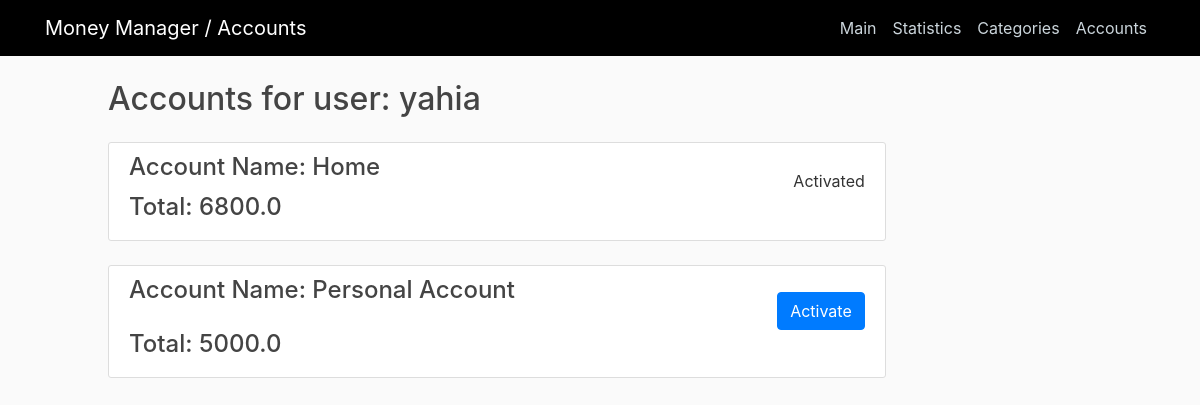
The page /accounts/ (signed in) on the database as committed earlier.
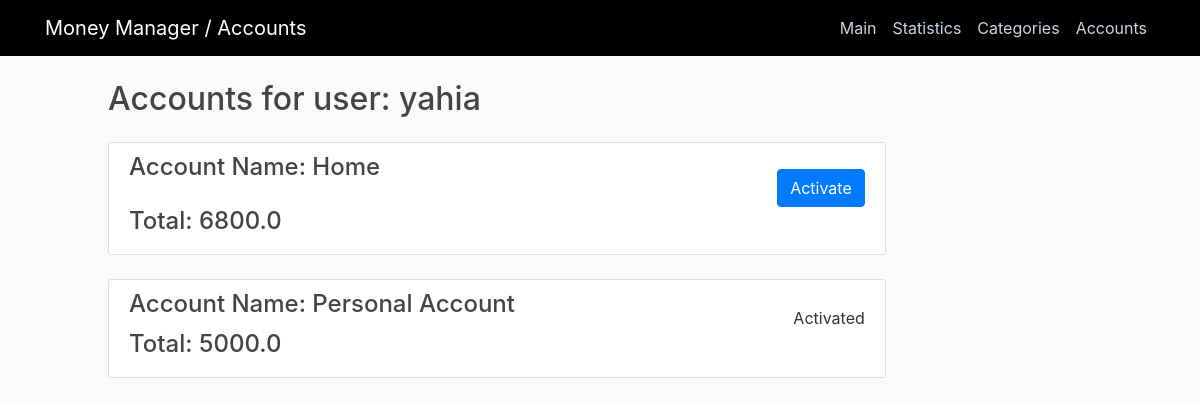
The same page on the database as committed later.
### home/models.py (models this page shows, shortened)
class Account(models.Model):
    user = models.ForeignKey(User, related_name="accounts", on_delete=models.CASCADE)
    name = models.CharField(max_length=50, default="account")
    total_income = models.FloatField()
    total_spendings = models.FloatField()
    active = models.BooleanField(default=False)

### home/views.py (the view)
# urls.py: path('accounts/', views.accounts, name="accounts"),
def accounts(request):
    context={
        'title': 'Accounts',
        'user': request.user,
        'accounts': Account.objects.filter(user=request.user).all()
    }
    return render(request, 'home/accounts.html', context)

### home/templatetags/tags.py (called while the page is built)
@register.filter
def subtract(value, arg):
    return value - arg

### home/templates/home/accounts.html
{% extends "home/base.html" %}
{% load tags %}
{% block content %}
    <h2> Accounts for user: {{ user.username }} </h2>
    {% for account in accounts %}
        <div class="content-section mt-4">
            <div>
                <h4 class="float-left">Account Name: {{ account.name }} <br> </h4>
                {% if account.active %}
                    <div class="float-right mt-3"> Activated </div>
                {% else %}
                    <div class="float-right mt-3">
                        <a href="/activate/{{ account.id }}" class="btn btn-primary"> Activate </a>
                    </div>
                {% endif %}
            </div>
            <h4 style="clear: both;">Total: {{ account.total_income|subtract:account.total_spendings }}</h4>
        </div>
    {% endfor %}
{% endblock content %}

### home/templates/home/base.html (shortened to what this page needs)
{% load static %}
<!DOCTYPE html>
<html>
<head>
  <link rel="stylesheet" href="https://maxcdn.bootstrapcdn.com/bootstrap/4.0.0/css/bootstrap.min.css"
>
  <link rel="stylesheet" type="text/css" href="{% static 'home/main.css' %}">
</head>
<body>
  <header class="site-header">
    <nav class="navbar navbar-expand-md navbar-dark bg-steel fixed-top">
      <div class="container">
        <a class="navbar-brand mr-4" href="/">Money Manager / {{ title }}</a>
        <div class="collapse navbar-collapse" id="navbarToggle">
          <div class="navbar-nav ml-auto">
            <a class="nav-item nav-link" href="/">Main</a>
            <a class="nav-item nav-link" href="/statistics">Statistics</a>
            <a class="nav-item nav-link" href="/categories">Categories</a>
            <a class="nav-item nav-link" href="/accounts">Accounts</a>
          </div>
        </div>
      </div>
    </nav>
  </header>
  <main role="main" class="container">
    <div class="row ml-5">
      <div class="col-md-9">
        {% block content %}{% endblock %}
      </div>
    </div>
  </main>
</body>
</html>

### home/static/home/main.css (style rules this page uses)
body { background: #fafafa; color: #333333; margin-top: 5rem; }
h1, h2, h3, h4, h5, h6 { color: #444444; }
.bg-steel { background-color:black; }
.site-header .navbar-nav .nav-link { color: #cbd5db; }
.content-section { background: #ffffff; padding: 10px 20px; border: 1px solid #dddddd; border-radius: 3px; margin-bottom: 10px; }

Rows that differ between the two databases and show on the page:
changed Account "Home": active "Activated" → "Activate"
changed Account "Personal Account": active "Activate" → "Activated"
